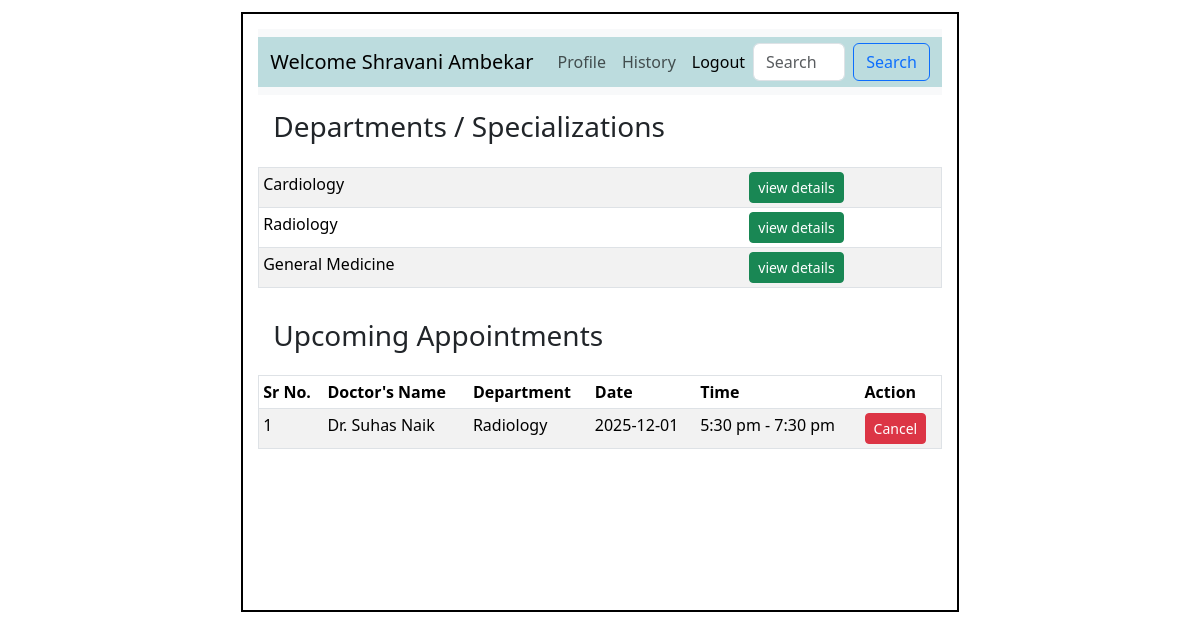
Screenshot of /patient/3 with the database file from the repository.
### application/models.py (models this page shows)
class Patient(db.Model):
    __tablename__ = "Patient"
    patient_id = db.Column(db.Integer, primary_key=True)
    name = db.Column(db.String(), nullable=False)
    phone = db.Column(db.String())
    age = db.Column(db.Integer)
    gender = db.Column(db.String())
    email = db.Column(db.String(), unique=True)
    username = db.Column(db.String(), unique=True, nullable=False)
    password = db.Column(db.String(), nullable=False)
    address = db.Column(db.String())
    patient_type = db.Column(db.String(), default='OPD')  # OPD/IPD
    status = db.Column(db.String(), default='Active')
    consultant = db.Column(db.Integer, db.ForeignKey('Doctor.doctor_id'))  #foreignkey
    appointments = db.relationship('Appointment', backref='patient', lazy=True)  # relationship
    treatment = db.relationship('Treatment', backref='patient', lazy=True) #realtionship

class Department(db.Model):
    __tablename__ = "Department"
    department_id = db.Column(db.Integer, primary_key = True)
    department_name = db.Column(db.String(), nullable=False)
    info = db.Column(db.String(), nullable=False)
    doctors = db.relationship('Doctor', backref='dept', lazy=True) #relationship

class Appointment(db.Model):
    __tablename__ = "Appointment"
    appointment_id = db.Column(db.Integer, primary_key=True)
    date = db.Column(db.String() , nullable=False)
    time = db.Column(db.String(), nullable=False)
    status = db.Column(db.String(), default='Upcoming', nullable=False)
    doctor_id = db.Column(db.Integer, db.ForeignKey('Doctor.doctor_id'))   #foreignkey
    patient_id = db.Column(db.Integer, db.ForeignKey('Patient.patient_id'))  #foreignkey

class Doctor(db.Model):
    __tablename__ = "Doctor"
    doctor_id = db.Column(db.Integer, primary_key=True)
    name = db.Column(db.String(), nullable = False)
    phone = db.Column(db.String(), nullable = False)
    age = db.Column(db.Integer, nullable = False)
    gender = db.Column(db.String(), nullable = False)
    email = db.Column(db.String(), unique=True, nullable = False)
    username = db.Column(db.String(), unique=True, nullable=False)
    password = db.Column(db.String(), nullable=False)
    appointments = db.relationship('Appointment', backref='doctor', lazy=True)  # relationship
    dept_id= db.Column(db.Integer, db.ForeignKey('Department.department_id'))    #foreignkey
    role = db.Column(db.String())
    info = db.Column(db.String())
    exp_year = db.Column(db.Integer)

### application/controllers.py (the view)
@app.route('/patient/<int:pat_id>', methods=['GET'])
def patient(pat_id):
    this_patient = Patient.query.filter_by(patient_id=pat_id).first()
    departments = Department.query.all()
    appoint = Appointment.query.filter_by(patient_id=pat_id).all()
    return render_template('patient_dash.html', this_patient=this_patient, departments=departments, appoint=appoint)

### templates/patient_dash.html (shortened to what this page needs)
<!DOCTYPE html>
<html lang="en">
    <head>
        <link rel="stylesheet" href="/static/style.css">
        <link href="https://cdn.jsdelivr.net/npm/bootstrap@5.3.8/dist/css/bootstrap.min.css" rel="stylesheet"
>
    </head>
    <body>
        <div id="main">
            <div id="canvas">
                <nav class="navbar navbar-expand-lg bg-body-tertiary">
                    <div id="nav" class="container-fluid">
                        <a class="navbar-brand" href="/patient/{{this_patient.patient_id}}">Welcome {{ this_patient.name }}</a>
                        <div class="collapse navbar-collapse" id="navbarSupportedContent">
                            <ul class="navbar-nav me-auto mb-2 mb-lg-0">
                                <li class="nav-item">
                                    <a class="nav-link" href="/edit_patient/{{this_patient.patient_id}}">Profile</a>
                                </li>
                                <li class="nav-item">
                                    <a class="nav-link" href="{{url_for('past_appointments', pat_id=this_patient.patient_id)}}">History</a>
                                </li>
                                <li>
                                    <a class="nav-link active" aria-current="page" href="/logout">Logout</a>
                                </li>
                            </ul>
                            <form class="d-flex" role="search" method="GET" action="/patient_search/{{this_patient.patient_id}}">
                                <input class="form-control me-2"
                                    type="search"
                                    name="query"
                                    placeholder="Search doctor or department">
                                <button class="btn btn-outline-primary" type="submit">Search</button>
                            </form>
                        </div>
                    </div>
                </nav>
                <div id="content">
                    <h3 class="headings"> Departments / Specializations</h3>
                    <div id="table text-center">
                        <table class="table table-sm border table-striped">
                            {% for dept in departments %}
                            <tr>
                                <td>{{dept.department_name}}</td>
                                <td class="text-center">
                                    <a href="/patient/{{this_patient.patient_id}}/department/{{dept.department_id}}" class="btn btn-success btn-sm">view details</a>
                                </td>
                            </tr>
                            {% endfor %}
                        </table>
                    </div>
                    <h3 class="headings">Upcoming Appointments</h3>
                    <div id="table">
                        <table class="table table-sm border table-striped">
                            <thead>
                                <tr>
                                    <th>Sr No.</th>
                                    <th>Doctor's Name</th>
                                    <th>Department</th>
                                    <th>Date</th>
                                    <th>Time</th>
                                    <th>Action</th>
                                </tr>
                            </thead>
                            <tbody>
                                {% set ns = namespace(found=false, count=0) %}
                                {% for a in appoint %}
                                    {% if a.status == "Upcoming" %}
                                        {% set ns.count = ns.count + 1 %}
                                        {% set ns.found = true %}
                                        <tr>
                                            <td>{{ ns.count }}</td>
                                            <td>Dr. {{ a.doctor.name }}</td>
                                            <td>{{ a.doctor.dept.department_name }}</td>
                                            <td>{{ a.date }}</td>
                                            <td>{{ a.time }}</td>
                                            <td>
                                                <a href="{{ url_for('cancel_appoint', appoint_id=a.appointment_id, role='patient') }}" class="btn btn-danger btn-sm">Cancel</a>
                                            </td>
                                        </tr>
                                    {% endif %}
                                {% endfor %}
                            </tbody>
                        </table>
                    </div>
                </div>
            </div>
        </div>
    </body>
</html>

### static/style.css (style rules this page uses)
* { margin: 0; }
#main,canvas { border: 2px solid white; margin-top: 10px; height: auto; }
#canvas { width: 60%; height: 600px; margin:auto; border: 2px solid black; }
#nav { background: #bcdcde; height: 50px; }

### templates/patient_dash.html (style rules this page uses)
#canvas , .headings { padding: 15px; }

### rows the page displays
Patient: name "Shravani Ambekar"
Department: department_name "Cardiology"
Department: department_name "Radiology"
Department: department_name "General Medicine"
Appointment: count "1", doctor.name "Suhas Naik", doctor.dept.department_name "Radiology", date "2025-12-01", time "5:30 pm - 7:30 pm"
